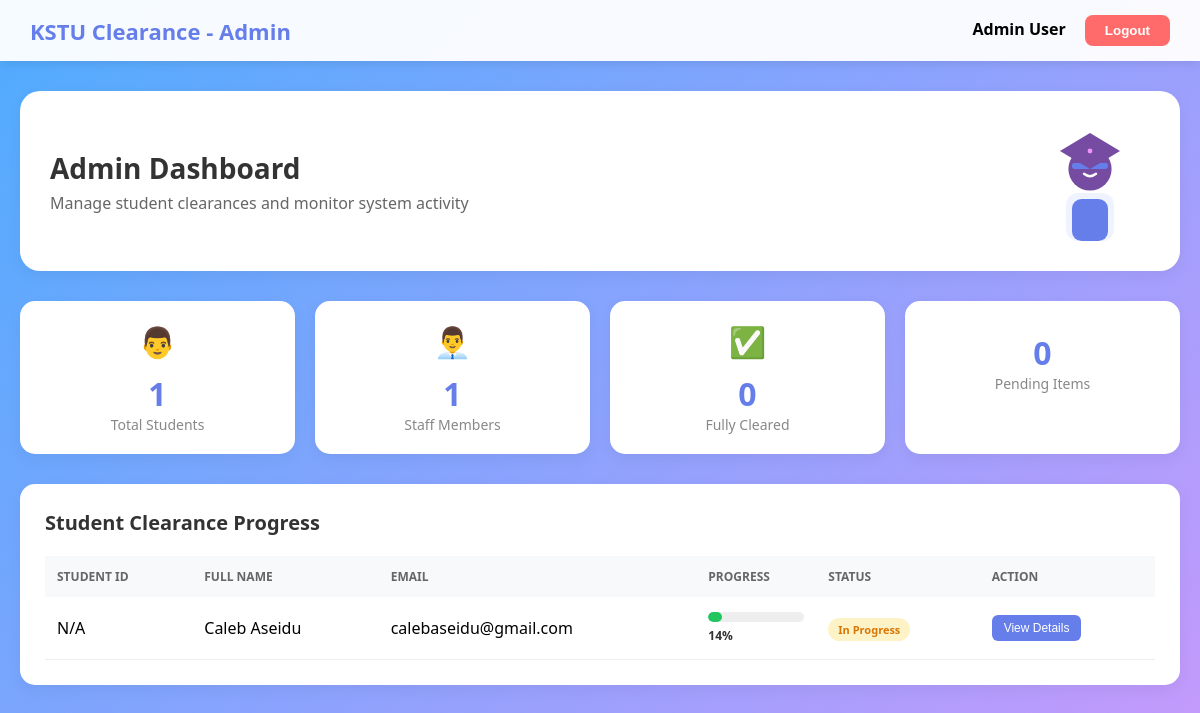
/admin/index.php (signed in), run on the app's committed database.
### tables this page shows
CREATE TABLE `users` (
  `id` int(11) NOT NULL,
  `student_id` varchar(20) DEFAULT NULL,
  `email` varchar(100) NOT NULL,
  `password` varchar(255) NOT NULL,
  `full_name` varchar(100) NOT NULL,
  `role` enum('student','staff','admin') NOT NULL,
  `department` varchar(100) DEFAULT NULL,
  `phone` varchar(15) DEFAULT NULL,
  `created_at` timestamp NOT NULL DEFAULT current_timestamp()
);

### admin/index.php (the view, shortened to what this page needs)
<?php
include '../includes/db_connect.php';
$adminName = $_SESSION['full_name'];
try {
    $stmt = $conn->prepare("SELECT COUNT(*) as total FROM users WHERE role = 'student'");
    $stmt->execute();
    $totalStudents = $stmt->fetch()['total'];
    $stmt = $conn->prepare("SELECT COUNT(*) as total FROM users WHERE role = 'staff'");
    $stmt->execute();
    $totalStaff = $stmt->fetch()['total'];
    $stmt = $conn->prepare("
        SELECT COUNT(*) as cleared_count FROM (
            SELECT cs.user_id FROM clearance_status cs WHERE cs.status = 'approved'
            GROUP BY cs.user_id
            HAVING COUNT(*) = (SELECT COUNT(*) FROM clearance_items)
        ) as cleared_students
    ");
    $stmt->execute();
    $fullyCleared = $stmt->fetch()['cleared_count'];
    $stmt = $conn->prepare("SELECT COUNT(*) as pending FROM clearance_status WHERE status = 'pending'");
    $stmt->execute();
    $pendingCount = $stmt->fetch()['pending'];
    $stmt = $conn->prepare("SELECT id, full_name, email, student_id FROM users WHERE role = 'student' ORDER BY created_at DESC");
    $stmt->execute();
    $students = $stmt->fetchAll();
} catch(PDOException $e) {
    echo "Error: " . $e->getMessage();
    exit();
}
?>
<!DOCTYPE html>
<html lang="en">
<head>
</head>
<body>
    <header class="header">
        <div class="logo">KSTU Clearance - Admin</div>
        <div>
            <span style="font-weight: 600; margin-right: 15px;"><?php echo htmlspecialchars($adminName); ?></span>
            <a href="../logout.php"><button class="btn-logout">Logout</button></a>
        </div>
    </header>
    <div class="container">
        <div class="welcome-section">
            <div class="welcome-text" style="flex: 1;">
                <h1>Admin Dashboard </h1>
                <p>Manage student clearances and monitor system activity</p>
            </div>
            <div class="cap-anim">
            </div>
        </div>
        <div class="stats-grid">
            <div class="stat-card"><div class="stat-icon">👨‍</div><div class="stat-number"><?php echo $totalStudents; ?></div><div class="stat-label">Total Students</div></div>
            <div class="stat-card"><div class="stat-icon">👨‍💼</div><div class="stat-number"><?php echo $totalStaff; ?></div><div class="stat-label">Staff Members</div></div>
            <div class="stat-card"><div class="stat-icon">✅</div><div class="stat-number"><?php echo $fullyCleared; ?></div><div class="stat-label">Fully Cleared</div></div>
            <div class="stat-card"><div class="stat-icon"></div><div class="stat-number"><?php echo $pendingCount; ?></div><div class="stat-label">Pending Items</div></div>
        </div>
        <div class="table-section">
            <h2 class="section-title">Student Clearance Progress</h2>
            <div style="overflow-x: auto;">
                <table>
                    <thead>
                        <tr>
                            <th>Student ID</th>
                            <th>Full Name</th>
                            <th>Email</th>
                            <th>Progress</th>
                            <th>Status</th>
                            <th>Action</th>
                        </tr>
                    </thead>
                    <tbody>
                        <?php foreach ($students as $student):
                            $progress = isset($student['progress']) ? $student['progress'] : 0;
                            $bar_color = ($progress > 0) ? '#22c55e' : '#e0e0e0';
                            $isCleared = ($progress == 100);
                        ?>
                            <tr>
                                <td><?php echo htmlspecialchars($student['student_id'] ?: 'N/A'); ?></td>
                                <td><?php echo htmlspecialchars($student['full_name']); ?></td>
                                <td><?php echo htmlspecialchars($student['email']); ?></td>
                                <td class="progress-container">
                                    <div class="progress-bar-bg">
                                        <div class="progress-bar-fill" style="width: <?php echo $progress; ?>%; background: <?php echo $bar_color; ?>;"></div>
                                    </div>
                                    <div class="progress-text"><?php echo $progress; ?>%</div>
                                </td>
                                <td>
                                    <span class="badge <?php echo $isCleared ? 'badge-cleared' : 'badge-progress'; ?>">
                                        <?php echo $isCleared ? 'Cleared' : 'In Progress'; ?>
                                    </span>
                                </td>
                                <td><button class="btn-view">View Details</button></td>
                            </tr>
                        <?php endforeach; ?>
                    </tbody>
                </table>
            </div>
        </div>
    </div>
</body>
</html>

### admin/index.php (style rules this page uses)
* { margin: 0; padding: 0; box-sizing: border-box; }
body { font-family: 'Segoe UI', Tahoma, Geneva, Verdana, sans-serif; background: linear-gradient(-45deg, #667eea, #764ba2, #f093fb, #4facfe); background-size: 400% 400%; animation: gradientShift 15s ease infinite; min-height: 100vh; padding-bottom: 50px; }
.header { background: rgba(255, 255, 255, 0.95); padding: 15px 30px; display: flex; justify-content: space-between; align-items: center; box-shadow: 0 2px 10px rgba(0,0,0,0.1); position: sticky; top: 0; z-index: 100; }
.logo { font-size: 22px; font-weight: 700; color: #667eea; }
.btn-logout { padding: 8px 20px; background: #ff6b6b; color: white; border: none; border-radius: 8px; cursor: pointer; font-weight: 600; }
.container { max-width: 1200px; margin: 30px auto; padding: 0 20px; }
.welcome-section { background: white; border-radius: 20px; padding: 30px; margin-bottom: 30px; display: flex; align-items: center; gap: 30px; box-shadow: 0 5px 15px rgba(0,0,0,0.05); }
.welcome-text h1 { font-size: 28px; color: #333; margin-bottom: 5px; }
.welcome-text p { color: #666; }
.cap-anim { width: 120px; height: 120px; animation: floatBody 3s ease-in-out infinite; }
.stats-grid { display: grid; grid-template-columns: repeat(auto-fit, minmax(200px, 1fr)); gap: 20px; margin-bottom: 30px; }
.stat-card { background: white; border-radius: 15px; padding: 20px; text-align: center; box-shadow: 0 5px 15px rgba(0,0,0,0.05); transition: transform 0.3s; }
.stat-icon { font-size: 30px; margin-bottom: 10px; }
.stat-number { font-size: 32px; font-weight: 700; color: #667eea; }
.stat-label { color: #888; font-size: 14px; }
.table-section { background: white; border-radius: 15px; padding: 25px; box-shadow: 0 5px 15px rgba(0,0,0,0.05); }
.section-title { font-size: 20px; margin-bottom: 20px; color: #333; font-weight: 700; }
table { width: 100%; border-collapse: collapse; }
thead { background: #f8f9fa; }
th { padding: 12px; text-align: left; font-size: 12px; color: #666; text-transform: uppercase; }
td { padding: 15px 12px; border-bottom: 1px solid #eee; }
.progress-container { width: 120px; }
.progress-bar-bg { height: 10px; background: #eee; border-radius: 5px; overflow: hidden; margin-bottom: 5px; }
.progress-bar-fill { height: 100%; border-radius: 5px; transition: width 0.5s; }
.progress-text { font-size: 12px; font-weight: 700; color: #333; }
.badge { padding: 4px 10px; border-radius: 20px; font-size: 11px; font-weight: 600; }
.badge-progress { background: #fef3c7; color: #d97706; }
.btn-view { padding: 6px 12px; background: #667eea; color: white; border: none; border-radius: 6px; cursor: pointer; font-size: 12px; }

### data on the page
users: student "N/A", full_name "Caleb Aseidu", email "calebaseidu@gmail.com", progress "14"

### other printed values
$adminName "Admin User"
$totalStudents "1"
$totalStaff "1"
$fullyCleared "0"
$pendingCount "0"
